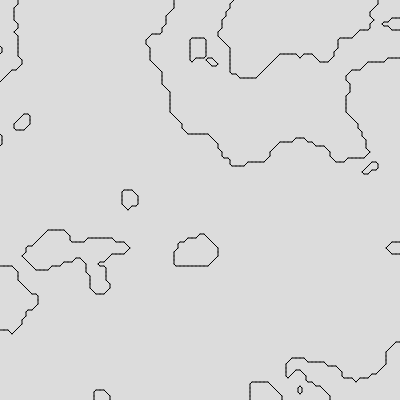
Frame 1 (no input)
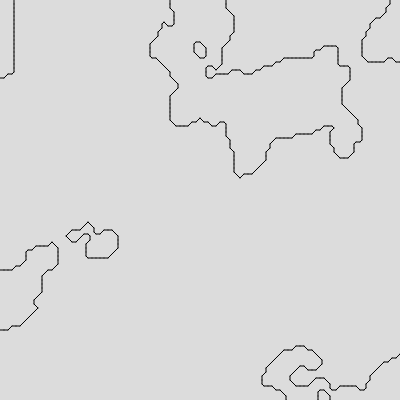
Frame 60 (no input)
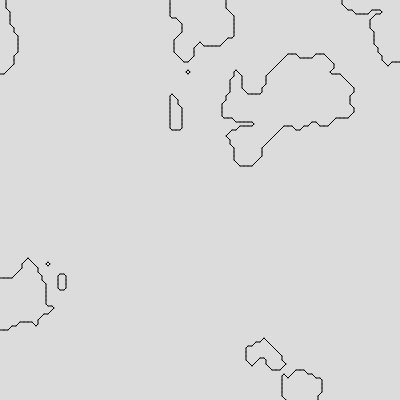
Frame 120 (the mouse pressed at the canvas centre since frame 60)

The p5.js sketch that drew these frames (run headless with seeded random() and noise() and a simulated clock; from frame 60 on, the mouse is pressed at the canvas centre):

// p5.js sketch
// ── sketch.js
function setup(){createCanvas(0x190,0x190);}function draw(){background(0xdc);let _0x2f763d=0x4;for(var _0x45b0e5=0x0;_0x45b0e5<0x19a;_0x45b0e5+=_0x2f763d)for(var _0x3ff50f=0x0;_0x3ff50f<0x19a;_0x3ff50f+=_0x2f763d){fill(0xff);if(thresh(_0x45b0e5,_0x3ff50f))fill(0x0);let _0x120729=0x0;_0x120729+=thresh(_0x45b0e5,_0x3ff50f)?0x8:0x0,_0x120729+=thresh(_0x45b0e5+_0x2f763d,_0x3ff50f)?0x4:0x0,_0x120729+=thresh(_0x45b0e5+_0x2f763d,_0x3ff50f+_0x2f763d)?0x2:0x0,_0x120729+=thresh(_0x45b0e5,_0x3ff50f+_0x2f763d)?0x1:0x0,drawCase(_0x120729,_0x45b0e5,_0x3ff50f,_0x2f763d);}}function thresh(_0x45ee36,_0xde6771){var _0x42e0d6=noise(_0x45ee36*0.01,_0xde6771*0.01,frameCount*0.003);return _0x42e0d6>0.55;}function drawCase(_0x4a94c5,_0x3595e5,_0x1ba101,_0x5cf818){_0x4a94c5=_0x4a94c5>0x7?0xf-_0x4a94c5:_0x4a94c5;if(_0x4a94c5==0x1){var _0x2a5d3f=_0x3595e5,_0x4fa203=_0x1ba101+_0x5cf818/0x2,_0x2e3583=_0x3595e5+_0x5cf818/0x2,_0x473cae=_0x1ba101+_0x5cf818;line(_0x2a5d3f,_0x4fa203,_0x2e3583,_0x473cae);}else{if(_0x4a94c5==0x2){var _0x2a5d3f=_0x3595e5+_0x5cf818/0x2,_0x4fa203=_0x1ba101+_0x5cf818,_0x2e3583=_0x3595e5+_0x5cf818,_0x473cae=_0x1ba101+_0x5cf818/0x2;line(_0x2a5d3f,_0x4fa203,_0x2e3583,_0x473cae);}else{if(_0x4a94c5==0x3){var _0x2a5d3f=_0x3595e5,_0x4fa203=_0x1ba101+_0x5cf818/0x2,_0x2e3583=_0x3595e5+_0x5cf818,_0x473cae=_0x1ba101+_0x5cf818/0x2;line(_0x2a5d3f,_0x4fa203,_0x2e3583,_0x473cae);}else{if(_0x4a94c5==0x4){var _0x2a5d3f=_0x3595e5+_0x5cf818/0x2,_0x4fa203=_0x1ba101,_0x2e3583=_0x3595e5+_0x5cf818,_0x473cae=_0x1ba101+_0x5cf818/0x2;line(_0x2a5d3f,_0x4fa203,_0x2e3583,_0x473cae);}else{if(_0x4a94c5==0x5){var _0x2a5d3f=_0x3595e5+_0x5cf818/0x2,_0x4fa203=_0x1ba101,_0x2e3583=_0x3595e5,_0x473cae=_0x1ba101+_0x5cf818/0x2;line(_0x2a5d3f,_0x4fa203,_0x2e3583,_0x473cae);var _0x2a5d3f=_0x3595e5+_0x5cf818/0x2,_0x4fa203=_0x1ba101+_0x5cf818,_0x2e3583=_0x3595e5+_0x5cf818,_0x473cae=_0x1ba101+_0x5cf818/0x2;line(_0x2a5d3f,_0x4fa203,_0x2e3583,_0x473cae);}else{if(_0x4a94c5==0x6){var _0x2a5d3f=_0x3595e5+_0x5cf818/0x2,_0x4fa203=_0x1ba101,_0x2e3583=_0x3595e5+_0x5cf818/0x2,_0x473cae=_0x1ba101+_0x5cf818;line(_0x2a5d3f,_0x4fa203,_0x2e3583,_0x473cae);}else{if(_0x4a94c5==0x7){var _0x2a5d3f=_0x3595e5,_0x4fa203=_0x1ba101+_0x5cf818/0x2,_0x2e3583=_0x3595e5+_0x5cf818/0x2,_0x473cae=_0x1ba101;line(_0x2a5d3f,_0x4fa203,_0x2e3583,_0x473cae);}}}}}}}}
